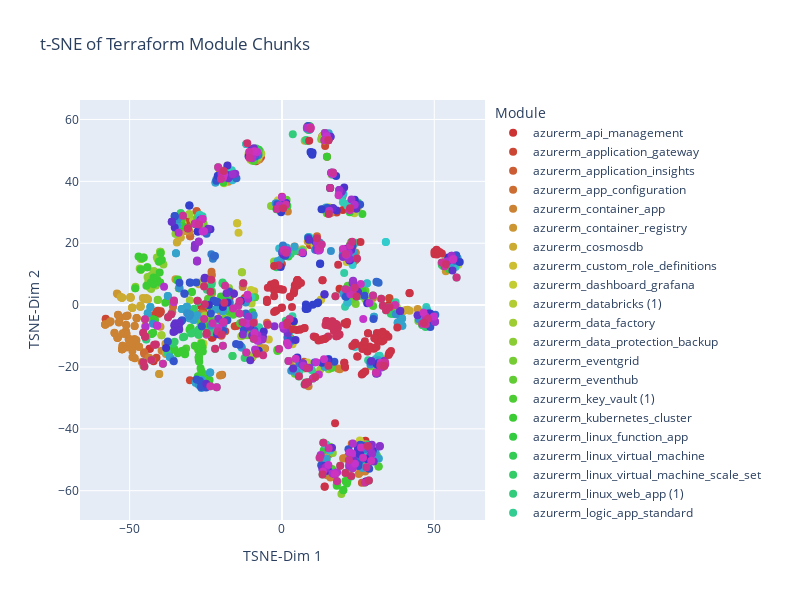

The notebook cell saved with this chart:
### Code cell
from sklearn.manifold import TSNE
import plotly.graph_objects as go
import numpy as np

# 2. Pull embeddings + metadata from your existing vectorstore
collection = vectorstore._collection
result = collection.get(include=["embeddings", "metadatas"])
vectors = np.array(result["embeddings"])
metadatas = result["metadatas"]

# 3. Build hover text and doc_type lists
doc_types = [m["doc_type"] for m in metadatas]
hover_text = [
    f"{m['doc_type']}: {chunks[i].page_content[:100].replace(chr(10),' ')}…"
    for i, m in enumerate(metadatas)
]

# 4. Run t-SNE down to 2D
tsne = TSNE(n_components=2, perplexity=30, init="pca", random_state=42)
coords = tsne.fit_transform(vectors)

# 5. Assign one color per module
unique = list(dict.fromkeys(doc_types))
color_map = {t: f"hsl({i*360/len(unique):.0f},60%,50%)" for i, t in enumerate(unique)}

# 6. Plot with Plotly
fig = go.Figure()
for t in unique:
    idxs = [i for i, dt in enumerate(doc_types) if dt == t]
    fig.add_trace(go.Scatter(
        x=coords[idxs,0],
        y=coords[idxs,1],
        mode="markers",
        marker=dict(color=color_map[t], size=8),
        name=t,
        hovertext=[hover_text[i] for i in idxs],
        hoverinfo="text"
    ))
fig.update_layout(
    title="t-SNE of Terraform Module Chunks",
    xaxis_title="TSNE-Dim 1",
    yaxis_title="TSNE-Dim 2",
    legend_title="Module",
    width=800, height=600
)
fig.show()
